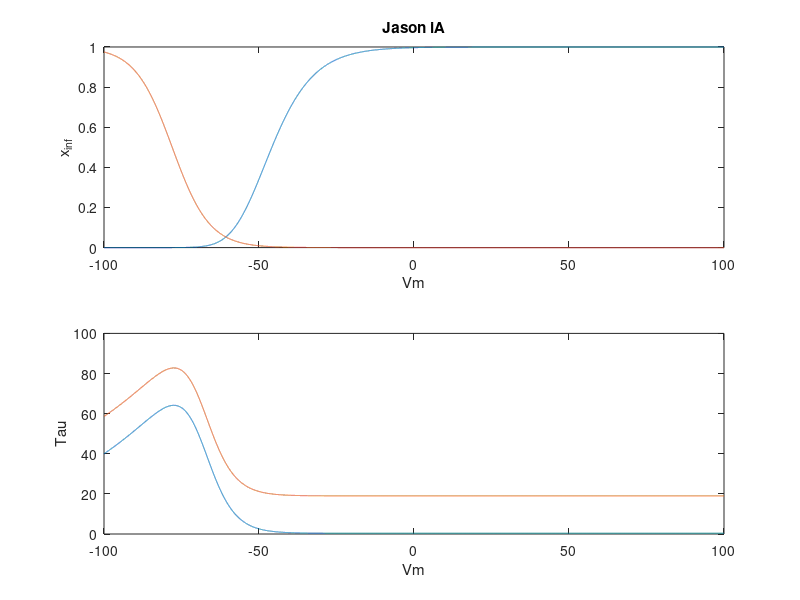

Source code (MATLAB):
% # A: A-current
% # Jason?s email:
% # Here are two different A-type K+ current mechanisms I've implemented.
% # However, I have not worked with these much or carefully verified that
% # they are working properly. The reference for iAPoirazi.txt is included in
% # it; I don't remember where I got the model in iA.txt though.


%%
% IA
V=-100:0.01:100; V=V';

gA=1; EA=-80;
ainf=1./(1+exp(-(V+60)/8.5))
atau=.37+1./(exp((V+46)/5)+exp(-(V+238)/37.5))
binf=1./(1+exp((V+78)/6))
btau=19+1./(exp((V+46)/5)+exp((V+238)/(-37.5)))
% IA(V,a,b)=gA.*a.^4.*b.*(V-EA)
% current => -IA(V,a,b)






figure; subplot(211); plot(V,[ainf.^4 binf]);  ylabel('x_{inf}'); xlabel('Vm'); title ('Jason iA');
subplot(212); plot(V,[atau btau]); ylabel('Tau'); xlabel('Vm');